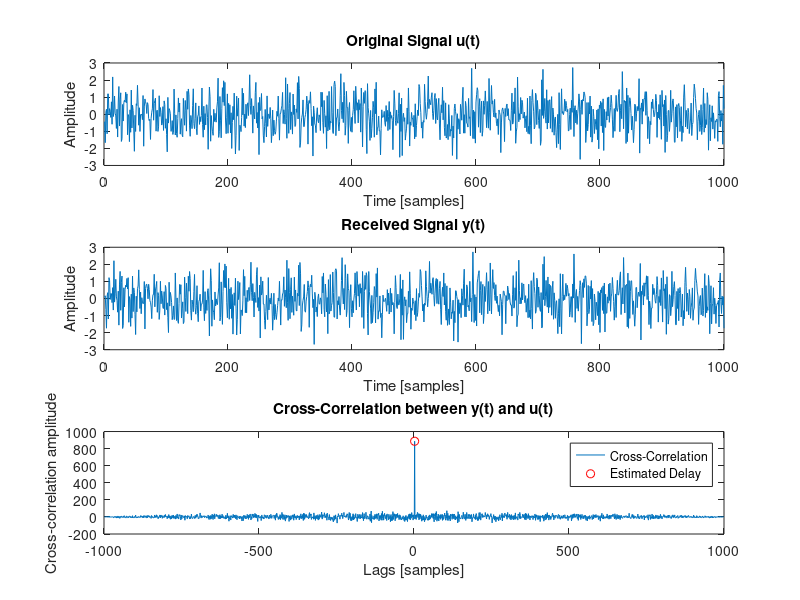

Recreate this plot in MATLAB.
% Load the data from the .mat file
load('delay.mat'); % Replace with the correct path to your .mat file

% Compute the cross-correlation between u and y
[cross_corr, lags] = xcorr(y, u);

% Find the index of the maximum value of cross-correlation
[~, max_index] = max(cross_corr);

% The lag corresponding to the maximum index gives the delay estimate
estimated_tau = lags(max_index);

% Plot the original signals
figure;
subplot(3,1,1);
plot(u);
title('Original Signal u(t)');
xlabel('Time [samples]');
ylabel('Amplitude');

subplot(3,1,2);
plot(y);
title('Received Signal y(t)');
xlabel('Time [samples]');
ylabel('Amplitude');

% Plot the cross-correlation function
subplot(3,1,3);
plot(lags, cross_corr);
title('Cross-Correlation between y(t) and u(t)');
xlabel('Lags [samples]');
ylabel('Cross-correlation amplitude');

% Highlight the peak with a red marker
hold on;
plot(estimated_tau, cross_corr(max_index), 'ro');
legend('Cross-Correlation', 'Estimated Delay');

% Display the estimated delay
disp(['Estimated delay τ is: ', num2str(estimated_tau), ' samples']);
